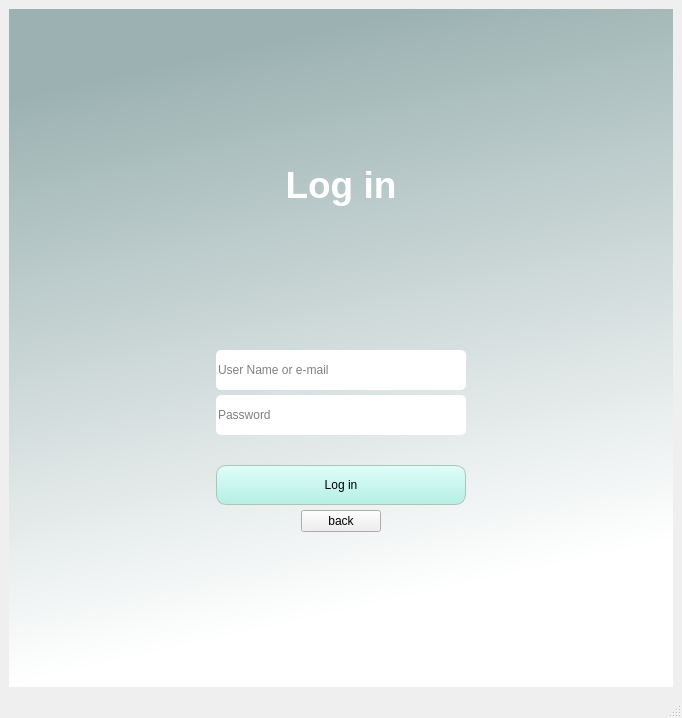
<?xml version="1.0" encoding="UTF-8"?>
<ui version="4.0">
 <class>MainWindow</class>
 <widget class="QMainWindow" name="MainWindow">
  <property name="geometry">
   <rect>
    <x>0</x>
    <y>0</y>
    <width>682</width>
    <height>718</height>
   </rect>
  </property>
  <property name="windowTitle">
   <string>MainWindow</string>
  </property>
  <property name="windowOpacity">
   <double>1.000000000000000</double>
  </property>
  <widget class="QWidget" name="centralwidget">
   <layout class="QHBoxLayout" name="horizontalLayout_8">
    <item>
     <widget class="QWidget" name="verticalWidget" native="true">
      <property name="styleSheet">
       <string notr="true">QWidget#verticalWidget{
background-color:qlineargradient(spread:pad, x1:0, y1:0, x2:0.207, y2:0.954545, stop:0.132159 rgba(156, 178, 178, 255), stop:1 rgba(255, 255, 255, 255))}</string>
      </property>
      <layout class="QVBoxLayout" name="verticalLayout" stretch="2">
       <property name="spacing">
        <number>5</number>
       </property>
       <item>
        <widget class="QWidget" name="main_widget" native="true">
         <layout class="QVBoxLayout" name="verticalLayout_3" stretch="0,0,0,0,0,0,0,0,0">
          <property name="spacing">
           <number>5</number>
          </property>
          <item>
           <spacer name="Upper_verticalSpacer">
            <property name="orientation">
             <enum>Qt::Vertical</enum>
            </property>
            <property name="sizeHint" stdset="0">
             <size>
              <width>20</width>
              <height>40</height>
             </size>
            </property>
           </spacer>
          </item>
          <item>
           <layout class="QHBoxLayout" name="Label_HLayout">
            <item>
             <widget class="QLabel" name="label">
              <property name="text">
               <string>&lt;html&gt;&lt;head/&gt;&lt;body&gt;&lt;p align=&quot;center&quot;&gt;&lt;span style=&quot; font-size:28pt; font-weight:600; color:#ffffff;&quot;&gt;Log in&lt;/span&gt;&lt;/p&gt;&lt;/body&gt;&lt;/html&gt;</string>
              </property>
             </widget>
            </item>
           </layout>
          </item>
          <item>
           <spacer name="Middle_verticalSpacer">
            <property name="orientation">
             <enum>Qt::Vertical</enum>
            </property>
            <property name="sizeHint" stdset="0">
             <size>
              <width>20</width>
              <height>40</height>
             </size>
            </property>
           </spacer>
          </item>
          <item>
           <layout class="QHBoxLayout" name="UserName_HLayout">
            <item>
             <spacer name="UserName_LHSpacer">
              <property name="orientation">
               <enum>Qt::Horizontal</enum>
              </property>
              <property name="sizeHint" stdset="0">
               <size>
                <width>40</width>
                <height>20</height>
               </size>
              </property>
             </spacer>
            </item>
            <item>
             <widget class="QLineEdit" name="user_name_line">
              <property name="minimumSize">
               <size>
                <width>250</width>
                <height>40</height>
               </size>
              </property>
              <property name="toolTip">
               <string/>
              </property>
              <property name="styleSheet">
               <string notr="true">background-color: rgb(255, 255, 255);
border-radius:5px;
</string>
              </property>
              <property name="text">
               <string/>
              </property>
              <property name="frame">
               <bool>false</bool>
              </property>
              <property name="placeholderText">
               <string>User Name or e-mail</string>
              </property>
             </widget>
            </item>
            <item>
             <spacer name="UserName_RHSpacer">
              <property name="orientation">
               <enum>Qt::Horizontal</enum>
              </property>
              <property name="sizeHint" stdset="0">
               <size>
                <width>40</width>
                <height>20</height>
               </size>
              </property>
             </spacer>
            </item>
           </layout>
          </item>
          <item>
           <layout class="QHBoxLayout" name="Passwd_HLayout">
            <item>
             <spacer name="Passwd_LHSpacer">
              <property name="orientation">
               <enum>Qt::Horizontal</enum>
              </property>
              <property name="sizeHint" stdset="0">
               <size>
                <width>40</width>
                <height>20</height>
               </size>
              </property>
             </spacer>
            </item>
            <item>
             <widget class="QLineEdit" name="password_line">
              <property name="minimumSize">
               <size>
                <width>250</width>
                <height>40</height>
               </size>
              </property>
              <property name="toolTip">
               <string/>
              </property>
              <property name="styleSheet">
               <string notr="true">background-color: rgb(255, 255, 255);
border-radius:5px;
</string>
              </property>
              <property name="text">
               <string/>
              </property>
              <property name="frame">
               <bool>false</bool>
              </property>
              <property name="placeholderText">
               <string>Password</string>
              </property>
              <property name="clearButtonEnabled">
               <bool>false</bool>
              </property>
             </widget>
            </item>
            <item>
             <spacer name="Passwd_RHSpacer">
              <property name="orientation">
               <enum>Qt::Horizontal</enum>
              </property>
              <property name="sizeHint" stdset="0">
               <size>
                <width>40</width>
                <height>20</height>
               </size>
              </property>
             </spacer>
            </item>
           </layout>
          </item>
          <item>
           <layout class="QHBoxLayout" name="LogInLabel_HLayout">
            <item>
             <spacer name="LoginLabel_LHSpacer">
              <property name="orientation">
               <enum>Qt::Horizontal</enum>
              </property>
              <property name="sizeHint" stdset="0">
               <size>
                <width>40</width>
                <height>20</height>
               </size>
              </property>
             </spacer>
            </item>
            <item>
             <widget class="QLabel" name="login_label">
              <property name="minimumSize">
               <size>
                <width>250</width>
                <height>0</height>
               </size>
              </property>
              <property name="font">
               <font>
                <pointsize>7</pointsize>
                <italic>true</italic>
               </font>
              </property>
              <property name="text">
               <string/>
              </property>
             </widget>
            </item>
            <item>
             <spacer name="LogInLabel_RHSpacer">
              <property name="orientation">
               <enum>Qt::Horizontal</enum>
              </property>
              <property name="sizeHint" stdset="0">
               <size>
                <width>40</width>
                <height>20</height>
               </size>
              </property>
             </spacer>
            </item>
           </layout>
          </item>
          <item>
           <layout class="QHBoxLayout" name="LogIn_HLayout">
            <item>
             <spacer name="LogIn_HLSpacer">
              <property name="orientation">
               <enum>Qt::Horizontal</enum>
              </property>
              <property name="sizeHint" stdset="0">
               <size>
                <width>40</width>
                <height>20</height>
               </size>
              </property>
             </spacer>
            </item>
            <item>
             <widget class="QPushButton" name="login_button">
              <property name="minimumSize">
               <size>
                <width>250</width>
                <height>40</height>
               </size>
              </property>
              <property name="cursor">
               <cursorShape>PointingHandCursor</cursorShape>
              </property>
              <property name="mouseTracking">
               <bool>false</bool>
              </property>
              <property name="styleSheet">
               <string notr="true">QPushButton {
    border-radius: 10px;
    border: 1px solid rgb(172, 198, 181);
    background: qlineargradient(x1:0, y1:0, x2:0, y2:1, stop:0 rgb(224, 253, 249), stop:1 rgb(181, 239, 228));
}

QPushButton:hover {
    background: qlineargradient(x1:0, y1:0, x2:0, y2:1, stop:0 rgb(221, 255, 233), stop:1 rgb(179, 247, 214));
}

QPushButton:pressed {
    background: qlineargradient(x1:0, y1:0, x2:0, y2:1, stop:0 rgb(139, 188, 182), stop:1 rgb(100, 151, 145));
}

QPushButton:disabled {
    background-color: rgb(212, 212, 212);
}
</string>
              </property>
              <property name="text">
               <string>Log in</string>
              </property>
              <property name="autoDefault">
               <bool>true</bool>
              </property>
             </widget>
            </item>
            <item>
             <spacer name="LogIn_RHSpacer">
              <property name="orientation">
               <enum>Qt::Horizontal</enum>
              </property>
              <property name="sizeHint" stdset="0">
               <size>
                <width>40</width>
                <height>20</height>
               </size>
              </property>
             </spacer>
            </item>
           </layout>
          </item>
          <item>
           <layout class="QHBoxLayout" name="back_HLayout">
            <item>
             <spacer name="back_LHSpacer">
              <property name="orientation">
               <enum>Qt::Horizontal</enum>
              </property>
              <property name="sizeHint" stdset="0">
               <size>
                <width>40</width>
                <height>20</height>
               </size>
              </property>
             </spacer>
            </item>
            <item>
             <widget class="QPushButton" name="back_button">
              <property name="text">
               <string>back</string>
              </property>
              <property name="autoDefault">
               <bool>true</bool>
              </property>
             </widget>
            </item>
            <item>
             <spacer name="back_RHSpacer">
              <property name="orientation">
               <enum>Qt::Horizontal</enum>
              </property>
              <property name="sizeHint" stdset="0">
               <size>
                <width>40</width>
                <height>20</height>
               </size>
              </property>
             </spacer>
            </item>
           </layout>
          </item>
          <item>
           <spacer name="Lower_verticalSpacer">
            <property name="orientation">
             <enum>Qt::Vertical</enum>
            </property>
            <property name="sizeHint" stdset="0">
             <size>
              <width>20</width>
              <height>40</height>
             </size>
            </property>
           </spacer>
          </item>
         </layout>
        </widget>
       </item>
      </layout>
     </widget>
    </item>
   </layout>
  </widget>
  <widget class="QMenuBar" name="menubar">
   <property name="geometry">
    <rect>
     <x>0</x>
     <y>0</y>
     <width>682</width>
     <height>26</height>
    </rect>
   </property>
  </widget>
  <widget class="QStatusBar" name="statusbar"/>
 </widget>
 <resources/>
 <connections/>
</ui>
